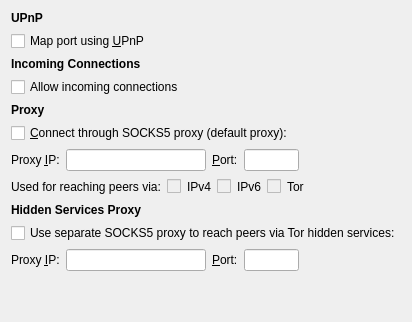
                                <widget class="QFrame" name="frameNetwork">
                                    <layout class="QVBoxLayout" name="verticalLayout_Wallet">
                                        <item>
                                            <widget class="QLabel" name="labelSettingsUPnP">
                                                <property name="font">
                                                    <font>
                                                        <weight>75</weight>
                                                        <bold>true</bold>
                                                    </font>
                                                </property>
                                                <property name="text">
                                                    <string>UPnP</string>
                                                </property>
                                            </widget>
                                        </item>
                                        <item>
                                            <layout class="QVBoxLayout" name="verticalLayout_Network">
                                                <item>
                                                    <widget class="QCheckBox" name="mapPortUpnp">
                                                        <property name="toolTip">
                                                            <string>Automatically open the AllGamesCoin client port on the router. This only works when your router supports UPnP and it is enabled.</string>
                                                        </property>
                                                        <property name="text">
                                                            <string>Map port using &amp;UPnP</string>
                                                        </property>
                                                    </widget>
                                                </item>
                                            </layout>
                                        </item>
                                        <item>
                                            <widget class="QLabel" name="labelSettingsListen">
                                                <property name="font">
                                                    <font>
                                                        <weight>75</weight>
                                                        <bold>true</bold>
                                                    </font>
                                                </property>
                                                <property name="text">
                                                    <string>Incoming Connections</string>
                                                </property>
                                            </widget>
                                        </item>
                                        <item>
                                            <layout class="QVBoxLayout">
                                                <item>
                                                    <widget class="QCheckBox" name="allowIncoming">
                                                        <property name="toolTip">
                                                            <string>Accept connections from outside</string>
                                                        </property>
                                                        <property name="text">
                                                            <string>Allow incoming connections</string>
                                                        </property>
                                                    </widget>
                                                </item>
                                            </layout>
                                        </item>
                                        <item>
                                            <widget class="QLabel" name="labelSettingsProxy">
                                                <property name="font">
                                                    <font>
                                                        <weight>75</weight>
                                                        <bold>true</bold>
                                                    </font>
                                                </property>
                                                <property name="text">
                                                    <string>Proxy</string>
                                                </property>
                                            </widget>
                                        </item>
                                        <item>
                                            <layout class="QVBoxLayout">
                                                <item>
                                                    <widget class="QCheckBox" name="connectSocks">
                                                        <property name="toolTip">
                                                            <string>Connect to the AllGamesCoin network through a SOCKS5 proxy.</string>
                                                        </property>
                                                        <property name="text">
                                                            <string>&amp;Connect through SOCKS5 proxy (default proxy):</string>
                                                        </property>
                                                    </widget>
                                                </item>
                                                <item>
                                                    <layout class="QHBoxLayout" name="horizontalLayout_1_Network">
                                                        <item>
                                                            <widget class="QLabel" name="proxyIpLabel">
                                                                <property name="text">
                                                                    <string>Proxy &amp;IP:</string>
                                                                </property>
                                                                <property name="textFormat">
                                                                    <enum>Qt::PlainText</enum>
                                                                </property>
                                                                <property name="buddy">
                                                                    <cstring>proxyIp</cstring>
                                                                </property>
                                                            </widget>
                                                        </item>
                                                        <item>
                                                            <widget class="QValidatedLineEdit" name="proxyIp">
                                                                <property name="minimumSize">
                                                                    <size>
                                                                        <width>140</width>
                                                                        <height>0</height>
                                                                    </size>
                                                                </property>
                                                                <property name="maximumSize">
                                                                    <size>
                                                                        <width>140</width>
                                                                        <height>16777215</height>
                                                                    </size>
                                                                </property>
                                                                <property name="toolTip">
                                                                    <string>IP address of the proxy (e.g. IPv4: 127.0.0.1 / IPv6: ::1)</string>
                                                                </property>
                                                            </widget>
                                                        </item>
                                                        <item>
                                                            <widget class="QLabel" name="proxyPortLabel">
                                                                <property name="text">
                                                                    <string>&amp;Port:</string>
                                                                </property>
                                                                <property name="textFormat">
                                                                    <enum>Qt::PlainText</enum>
                                                                </property>
                                                                <property name="buddy">
                                                                    <cstring>proxyPort</cstring>
                                                                </property>
                                                            </widget>
                                                        </item>
                                                        <item>
                                                            <widget class="QLineEdit" name="proxyPort">
                                                                <property name="minimumSize">
                                                                    <size>
                                                                        <width>55</width>
                                                                        <height>0</height>
                                                                    </size>
                                                                </property>
                                                                <property name="maximumSize">
                                                                    <size>
                                                                        <width>55</width>
                                                                        <height>16777215</height>
                                                                    </size>
                                                                </property>
                                                                <property name="toolTip">
                                                                    <string>Port of the proxy (e.g. 9050)</string>
                                                                </property>
                                                            </widget>
                                                        </item>
                                                        <item>
                                                            <spacer>
                                                                <property name="orientation">
                                                                    <enum>Qt::Horizontal</enum>
                                                                </property>
                                                                <property name="sizeHint" stdset="0">
                                                                    <size>
                                                                        <width>40</width>
                                                                        <height>20</height>
                                                                    </size>
                                                                </property>
                                                            </spacer>
                                                        </item>
                                                    </layout>
                                                </item>
                                                <item>
                                                    <layout class="QHBoxLayout" name="horizontalLayout_2_Network">
                                                        <item>
                                                            <widget class="QLabel" name="proxyActiveNets">
                                                                <property name="text">
                                                                    <string>Used for reaching peers via:</string>
                                                                </property>
                                                                <property name="textFormat">
                                                                    <enum>Qt::PlainText</enum>
                                                                </property>
                                                            </widget>
                                                        </item>
                                                        <item>
                                                            <widget class="QCheckBox" name="proxyReachIPv4">
                                                                <property name="enabled">
                                                                    <bool>false</bool>
                                                                </property>
                                                                <property name="toolTip">
                                                                    <string>Shows, if the supplied default SOCKS5 proxy is used to reach peers via this network type.</string>
                                                                </property>
                                                                <property name="text">
                                                                    <string/>
                                                                </property>
                                                            </widget>
                                                        </item>
                                                        <item>
                                                            <widget class="QLabel" name="proxyReachIPv4Label">
                                                                <property name="text">
                                                                    <string>IPv4</string>
                                                                </property>
                                                                <property name="textFormat">
                                                                    <enum>Qt::PlainText</enum>
                                                                </property>
                                                            </widget>
                                                        </item>
                                                        <item>
                                                            <widget class="QCheckBox" name="proxyReachIPv6">
                                                                <property name="enabled">
                                                                    <bool>false</bool>
                                                                </property>
                                                                <property name="toolTip">
                                                                    <string>Shows, if the supplied default SOCKS5 proxy is used to reach peers via this network type.</string>
                                                                </property>
                                                                <property name="text">
                                                                    <string/>
                                                                </property>
                                                            </widget>
                                                        </item>
                                                        <item>
                                                            <widget class="QLabel" name="proxyReachIPv6Label">
                                                                <property name="text">
                                                                    <string>IPv6</string>
                                                                </property>
                                                                <property name="textFormat">
                                                                    <enum>Qt::PlainText</enum>
                                                                </property>
                                                            </widget>
                                                        </item>
                                                        <item>
                                                            <widget class="QCheckBox" name="proxyReachTor">
                                                                <property name="enabled">
                                                                    <bool>false</bool>
                                                                </property>
                                                                <property name="toolTip">
                                                                    <string>Shows, if the supplied default SOCKS5 proxy is used to reach peers via this network type.</string>
                                                                </property>
                                                                <property name="text">
                                                                    <string/>
                                                                </property>
                                                            </widget>
                                                        </item>
                                                        <item>
                                                            <widget class="QLabel" name="proxyReachTorLabel">
                                                                <property name="text">
                                                                    <string>Tor</string>
                                                                </property>
                                                                <property name="textFormat">
                                                                    <enum>Qt::PlainText</enum>
                                                                </property>
                                                            </widget>
                                                        </item>
                                                        <item>
                                                            <spacer name="horizontalSpacer_2_Network">
                                                                <property name="orientation">
                                                                    <enum>Qt::Horizontal</enum>
                                                                </property>
                                                                <property name="sizeHint" stdset="0">
                                                                    <size>
                                                                        <width>40</width>
                                                                        <height>20</height>
                                                                    </size>
                                                                </property>
                                                            </spacer>
                                                        </item>
                                                    </layout>
                                                </item>
                                                <item>
                                                    <widget class="QLabel" name="labelSettingsHSProxy">
                                                        <property name="font">
                                                            <font>
                                                                <weight>75</weight>
                                                                <bold>true</bold>
                                                            </font>
                                                        </property>
                                                        <property name="text">
                                                            <string>Hidden Services Proxy</string>
                                                        </property>
                                                    </widget>
                                                </item>
                                                <item>
                                                    <widget class="QCheckBox" name="connectSocksTor">
                                                        <property name="toolTip">
                                                            <string>Connect to the AllGamesCoin network through a separate SOCKS5 proxy for Tor hidden services.</string>
                                                        </property>
                                                        <property name="text">
                                                            <string>Use separate SOCKS5 proxy to reach peers via Tor hidden services:</string>
                                                        </property>
                                                    </widget>
                                                </item>
                                                <item>
                                                    <layout class="QHBoxLayout" name="horizontalLayout_3_Network">
                                                        <item>
                                                            <widget class="QLabel" name="proxyIpTorLabel">
                                                                <property name="text">
                                                                    <string>Proxy &amp;IP:</string>
                                                                </property>
                                                                <property name="textFormat">
                                                                    <enum>Qt::PlainText</enum>
                                                                </property>
                                                                <property name="buddy">
                                                                    <cstring>proxyIpTor</cstring>
                                                                </property>
                                                            </widget>
                                                        </item>
                                                        <item>
                                                            <widget class="QValidatedLineEdit" name="proxyIpTor">
                                                                <property name="minimumSize">
                                                                    <size>
                                                                        <width>140</width>
                                                                        <height>0</height>
                                                                    </size>
                                                                </property>
                                                                <property name="maximumSize">
                                                                    <size>
                                                                        <width>140</width>
                                                                        <height>16777215</height>
                                                                    </size>
                                                                </property>
                                                                <property name="toolTip">
                                                                    <string>IP address of the proxy (e.g. IPv4: 127.0.0.1 / IPv6: ::1)</string>
                                                                </property>
                                                            </widget>
                                                        </item>
                                                        <item>
                                                            <widget class="QLabel" name="proxyPortTorLabel">
                                                                <property name="text">
                                                                    <string>&amp;Port:</string>
                                                                </property>
                                                                <property name="textFormat">
                                                                    <enum>Qt::PlainText</enum>
                                                                </property>
                                                                <property name="buddy">
                                                                    <cstring>proxyPortTor</cstring>
                                                                </property>
                                                            </widget>
                                                        </item>
                                                        <item>
                                                            <widget class="QLineEdit" name="proxyPortTor">
                                                                <property name="minimumSize">
                                                                    <size>
                                                                        <width>55</width>
                                                                        <height>0</height>
                                                                    </size>
                                                                </property>
                                                                <property name="maximumSize">
                                                                    <size>
                                                                        <width>55</width>
                                                                        <height>16777215</height>
                                                                    </size>
                                                                </property>
                                                                <property name="toolTip">
                                                                    <string>Port of the proxy (e.g. 9050)</string>
                                                                </property>
                                                            </widget>
                                                        </item>
                                                        <item>
                                                            <spacer name="horizontalSpacer_4_Network">
                                                                <property name="orientation">
                                                                    <enum>Qt::Horizontal</enum>
                                                                </property>
                                                                <property name="sizeHint" stdset="0">
                                                                    <size>
                                                                        <width>40</width>
                                                                        <height>20</height>
                                                                    </size>
                                                                </property>
                                                            </spacer>
                                                        </item>
                                                        
                                                    </layout>
                                                </item>
                                                 <item>
                                                    <spacer name="verticalSpacerBottom">
                                                        <property name="orientation">
                                                            <enum>Qt::Vertical</enum>
                                                        </property>
                                                        <property name="sizeHint" stdset="0">
                                                            <size>
                                                                <width>20</width>
                                                                <height>40</height>
                                                            </size>
                                                        </property>
                                                    </spacer>
                                                </item>
                                            </layout>
                                        </item>
                                    </layout>
                                </widget>
